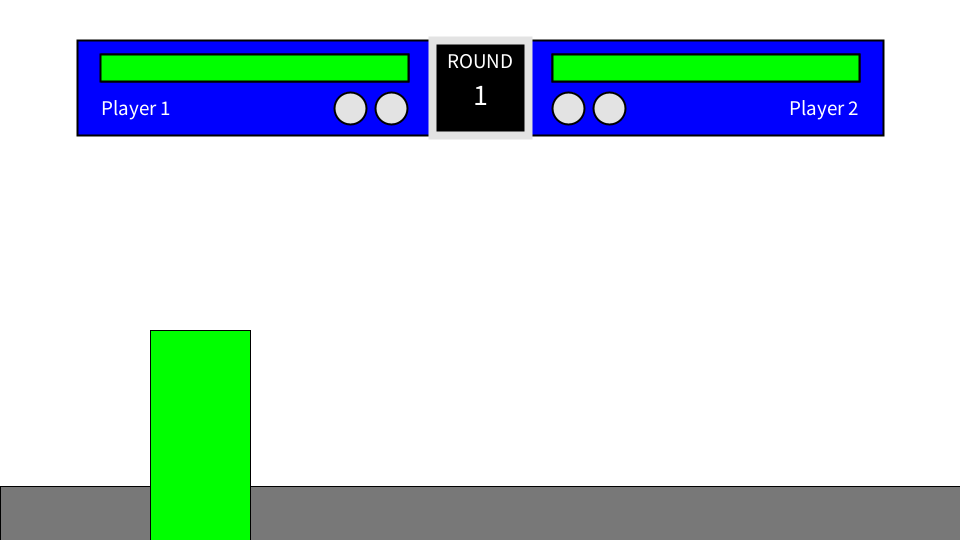
Frame 1 (no input)
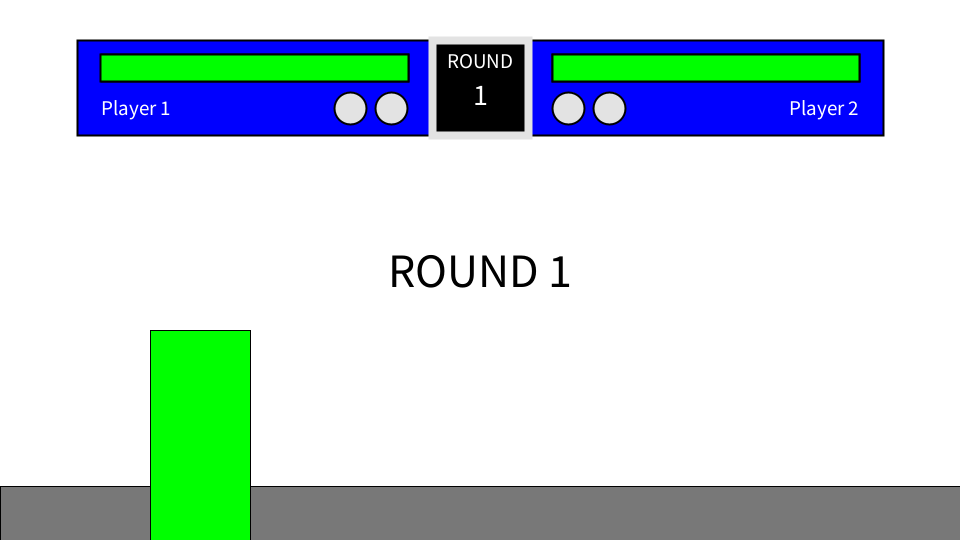
Frame 60 (the mouse pressed at the canvas centre just before this capture)
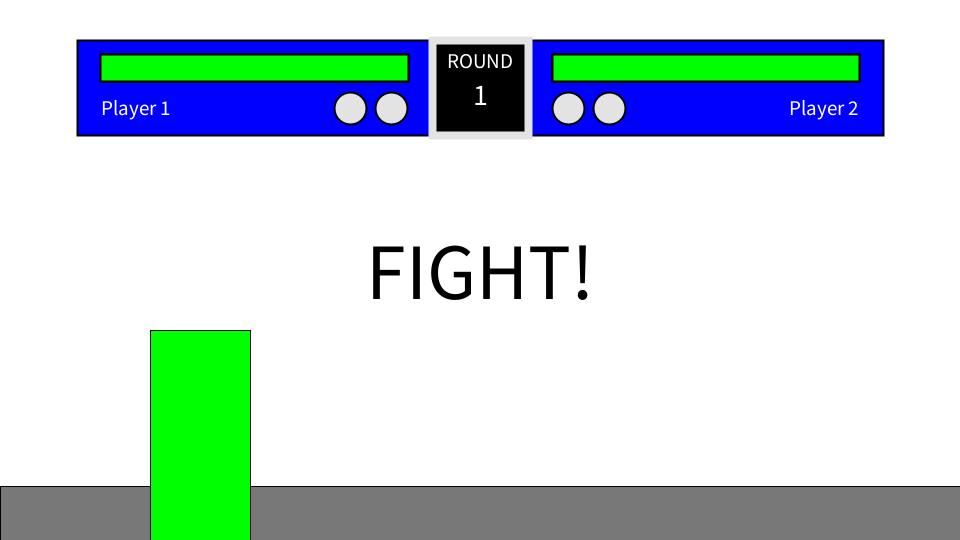
Frame 120 (the mouse held since frame 60 and released just before this capture)

The Processing sketch that drew these frames (run headless with seeded random() and noise(); from frame 60 on, the mouse is pressed at the canvas centre):

// Processing sketch: abs4life
// ── abs4life.pde
int victoryPlayer1 =0;
int victoryPlayer2=0;
float lifePlayer1 = 256;
float lifePlayer2 = 256;
int round = 1;
float timer = 156;
int mode =0;

Fighter fighter = new Fighter(200,450);

HUD hud = new HUD();

void setup(){
  background(255);
  size(960,540);

  println("Round "+round);
}

void draw(){
  
 //Background
 background(255);
 rectMode(CORNER);
 strokeWeight(1);
 fill(120);
 rect(0,height*9/10,width,height);
 //println(timer);
 
 if (timer < 300){
   timer += 1;
}
 hud.announcer(timer,mode);

if (timer > 256 && mode == 0){
//HealthBar controls
if (keyPressed == true) {
  if (key == CODED) {
    if (keyCode == RIGHT){
   
      
      lifePlayer2 -= 2;
      
      
   } else { if (keyCode == LEFT){
      
      lifePlayer1 -= 2;
      
   } else { if (keyCode == DOWN){
     
      lifePlayer1 -= 2;
      lifePlayer2 -= 2;
      
      }
     }
    }
   }
  }

if (lifePlayer1 <= 0 || lifePlayer2 <= 0){
    
   if (lifePlayer1 <= 0 && lifePlayer2 <= 0){
     
   }else{if (lifePlayer1 <= 0){
   
    victoryPlayer2 += 1;
    
   }
    if(lifePlayer2 <= 0){ 
   
    victoryPlayer1 += 1;

     }
    }
    
   //Win Game Condition
   if (round == 3 || victoryPlayer1 == 2 ||victoryPlayer2 == 2){

    if (victoryPlayer1 > victoryPlayer2){
    mode = 1;
    }
    
    if (victoryPlayer1 < victoryPlayer2){
    mode = 2;
    }  
      
    if (victoryPlayer1 == victoryPlayer2){
    mode = 3;
    } 
      
   }else{
     round += 1;
   }
   
   timer = 0;
  
   }
 } else {   
   if(mode == 0){
   if(lifePlayer1 < 256){lifePlayer1 += 1;}
   if(lifePlayer2 < 256){lifePlayer2 += 1;}
   }
  }
 
 
fighter.display(fighter.velocity.x,fighter.velocity.y,0,255,0);

hud.HealthBar(lifePlayer1,lifePlayer2,victoryPlayer1,victoryPlayer2,round);

}

// ── Fighter.pde
class Fighter{
  
  float x;
  
  float y;
  
  PVector location;
  PVector velocity;
  
  Fighter(float x, float y){   
    
  location = new PVector(0,0);
  
  velocity = new PVector(x,y);
  
  location.add(velocity);
  
  
}

void getUSerInput() {
  
  
}





void display(float x, float y, float R, float G, float B){

  
  
stroke(0);
fill(R,G,B);
rectMode(CENTER);
 rect(x,y,100,-240);


}

}

// ── HUD.pde
class HUD{

  HUD(){
  
  }

void HealthBar(float life1, float life2, int victory1, int victory2, int round){

  //Blue Box
  strokeWeight(2);
  stroke(0);
  rectMode(CORNERS);
  fill(0,0,255);
  rect(width*8/20-256*width*1/800,height*1.5/20,width*12/20+256*width*1/800,height*5/20); 
  
  //Round Square
  strokeWeight(8);
  stroke(#E3E3E3);
  fill(0);
  rect(width*9/20,height*1.5/20,width*11/20,height*5/20);
  
  //Empty Health Bars
  strokeWeight(2);
  stroke(0);
  rectMode(CORNER);
  fill(#E3E3E3);
  rect(width*8.5/20,height*2/20,-256*width/800,height/20);
  rect(width*11.5/20,height*2/20,256*width/800,height/20);
  
  //Victory Counter
  ellipseMode(CENTER);
  if (victory1 == 2){fill(#FFC400);}
  ellipse(width*7.3/20,height*4/20,width/30,width/30);
  if (victory1 == 1){fill(#FFC400);}
  ellipse(width*8.15/20,height*4/20,width/30,width/30);
  fill(#E3E3E3);  
  if (victory2 == 2){fill(#FFC400);}
  ellipse(width*12.7/20,height*4/20,width/30,width/30);
  if (victory2 == 1){fill(#FFC400);}
  ellipse(width*11.85/20,height*4/20,width/30,width/30);
  
  //Health Bar
  rectMode(CORNER);
   if (life1 > 0) {
  if (life1 == 256) {
    fill(0,255,0);
  }else{
    fill(255,life1,0);}
  rect(width*8.5/20,height*2/20,-life1*width/800,height/20);
  }
   if (life2 > 0) {
  if (life2 == 256) {
    fill(0,255,0);
  }else{
    fill(255,life2,0);}
  rect(width*11.5/20,height*2/20,life2*width/800,height/20);
  }
  
  fill(255);
  textAlign(CENTER,CENTER);
  textSize(width/45);
  text("ROUND",width/2,height*2.25/20);
  textSize(width/32);
  if(round == 3) {
  text("FINAL",width/2,height*3.5/20);}
  else{ 
  text(round,width/2,height*3.5/20); }
  textAlign(LEFT,CENTER);
  textSize(width/45);
  text("Player 1",width*8.5/20-256*width*1/800,height*4/20);
  textAlign(RIGHT,CENTER);
  text("Player 2",width*11.5/20+256*width*1/800,height*4/20);
 } 
 
 
void announcer(float timer, int mode){
  fill(0);
  textSize(width/12);
  textAlign(CENTER, CENTER);
  
  if (timer >= 0 && timer <= 125){
    text("K.O.",width/2,height/2);
  }
  
  if (mode == 0){
  if (timer >= 170 && timer <= 255){
    textSize(width/20);
    if (round == 3){
    text("FINAL ROUND",width/2,height/2);
    } else { 
    text("ROUND "+round,width/2,height/2);
    }
  }
  
  if (timer >= 256 && timer < 300){
    text("FIGHT!",width/2,height/2);  
   }
  } 
 
 if (mode == 1){
   if (timer >= 170){
    textSize(width/20);
    text("PLAYER 1 WINS",width/2,height/2); 
   }
  }
 
 if (mode == 2){
   if (timer >= 170){
    textSize(width/20);
    text("PLAYER 2 WINS",width/2,height/2); 
   }
  }
  
   if (mode == 3){
   if (timer >= 170){
    textSize(width/20);
    text("DRAW",width/2,height/2); 
   }
  }
  
 }
}
